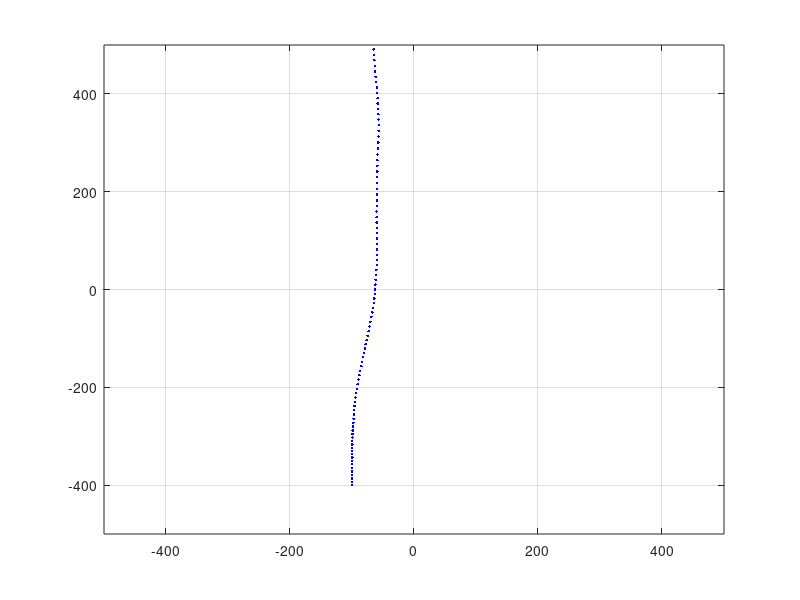
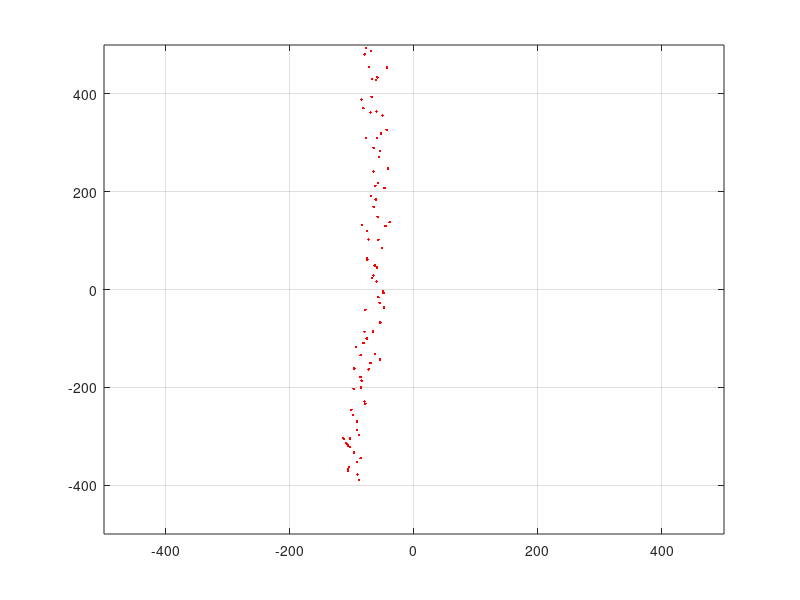

These figures' MATLAB source, in order:
function generate_data()
%GENERATE_DATA Summary of this function goes here
%   Generate simulated data for GMPHD filter

figure(101); clf(101); hold on; axis([-500 500 -500 500]); box on; grid on;
figure(102); clf(102); hold on; axis([-500 500 -500 500]); box on; grid on;

% Initialize targets
nTargets = 1;
simTime = 100;

for i = 1:nTargets
    target(i).x = 0;
    target(i).y = 0;
    target(i).vx = 1;
    target(i).vy = 1;
    target(i).spawn = 'n';
    target(i).spawnTime = -1;
    target(i).spawnTarget.vx = 0;
    target(i).spawnTarget.vy = 0;
end

% Initialize individual target properties
target(1).x = -100;
target(1).y = -400;
target(1).vx = 0;
target(1).vy = 7;

% target(2).x = 100;
% target(2).y = 400;
% target(2).vx = 0;
% target(2).vy = -7;
% % target(2).spawn = 'y';
% % target(2).spawnTime = 30;
% % target(2).spawnTarget.vx = 2;
% % target(2).spawnTarget.vy = -4;
% 
% target(3).x = -300;
% target(3).y = -300;
% target(3).vx = 6;
% target(3).vy = 6;
% target(3).spawn = 'y';
% target(3).spawnTime = simTime/2;
% target(3).spawnTarget.vx = -2;
% target(3).spawnTarget.vy = 6;

% Initialize target states
for i = 1:nTargets
    target(i).state = [ target(i).x;...
                        target(i).vx;...
                        target(i).y;...
                        target(i).vy];
end

% Sampling time
dT = 1;

% State transition model
F = [1 dT;...
     0 1];
   
% Input control matrix or matrix for accelerative white gaussian noise
G = [dT^2; ...
    dT];
  
% For 2D systems
F = [F zeros(size(F)); zeros(size(F)) F];
G = [G zeros(size(G)); zeros(size(G)) G];

% noise factor for generating trajectories
pNoise = .05;

sensorMeasurements = {};
for i = 1:simTime
  sensor.xMeas = [];
  sensor.yMeas = [];
  
  for i_targetCounter = 1:nTargets
    figure(101); hold on;
    plot(target(i_targetCounter).state(1), target(i_targetCounter).state(3),'.b');
    
    if(target(i_targetCounter).spawn=='y' & target(i_targetCounter).spawnTime==i)
      nTargets = nTargets + 1;
      target(nTargets).x = target(i_targetCounter).state(1);
      target(nTargets).y = target(i_targetCounter).state(3);
      target(nTargets).vx = target(i_targetCounter).spawnTarget.vx;
      target(nTargets).vy = target(i_targetCounter).spawnTarget.vy;
      target(nTargets).spawn = 'n';
      target(nTargets).spawnTime = -1;
      target(nTargets).spawnTarget.vx = 0;
      target(nTargets).spawnTarget.vy = 0;
      target(nTargets).state = [ target(nTargets).x;...
                          target(nTargets).vx;...
                          target(nTargets).y;...
                          target(nTargets).vy];

    end
    
    SQRT = sqrt(target(i_targetCounter).state(2)^2 + target(i_targetCounter).state(4)^2);
    pNoiseX = pNoise * target(i_targetCounter).state(2)/SQRT + .05;
    pNoiseY = pNoise * target(i_targetCounter).state(4)/SQRT + .05;

    wk = [pNoiseX;pNoiseY] .* wgn(2,1,10);
    target(i_targetCounter).state = F * target(i_targetCounter).state+ G * wk;
    
    if rand < .9 % Pdetection
      sensor.xMeas = [sensor.xMeas target(i_targetCounter).state(1)+10*randn];
      sensor.yMeas = [sensor.yMeas target(i_targetCounter).state(3)+10*randn];
    end
  end
  % Add random noise points
%   for i_randCounter = 1:floor(rand*5)
%     sensor.xMeas = [sensor.xMeas -500+1000*rand];
%     sensor.yMeas = [sensor.yMeas -500+1000*rand];
%   end
  pause(.01);
  sensorMeasurements{i} = sensor;
  figure(102); hold on;
  plot(sensor.xMeas,sensor.yMeas,'.r');
end

save('measurements.mat', 'sensorMeasurements');

% disp('Press any key to continue'); pause;
% figure(101); clf(101); box on; grid on; hold on;
% figure(102); clf(102); box on; grid on; hold on;

end

